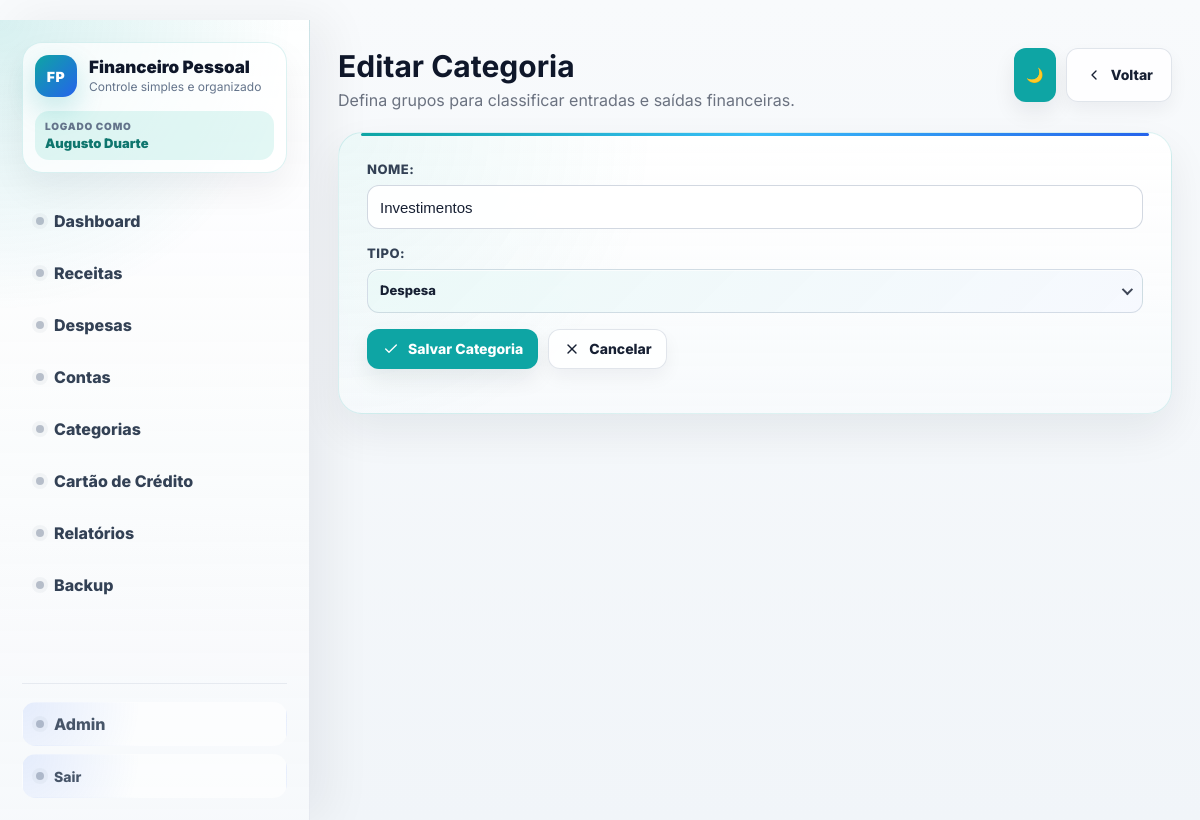
Page /categorias/9/editar/ (signed in) on the earlier database version.
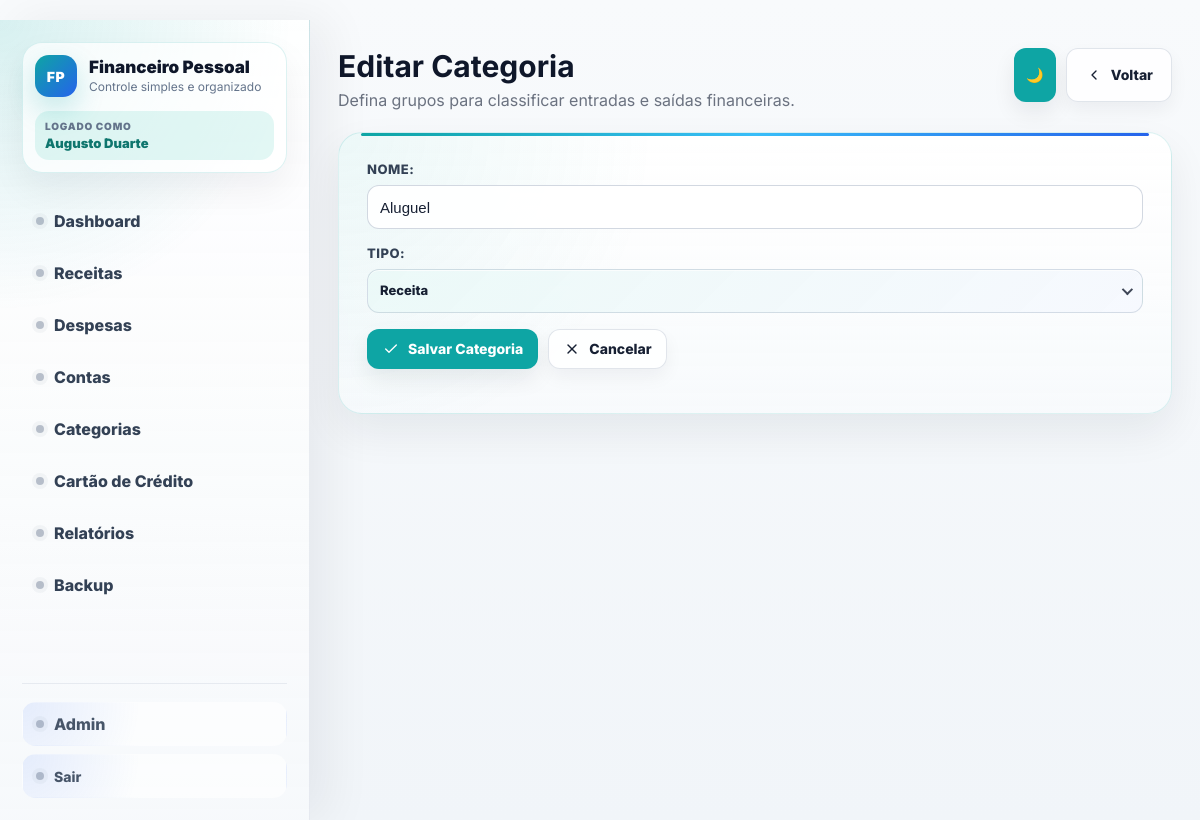
Same page on the later database version.
### financeiro/models.py (models this page shows, shortened)
class Categoria(models.Model):
    TIPO_CHOICES = [
        ('receita', 'Receita'),
        ('despesa', 'Despesa'),
    ]
    usuario = models.ForeignKey(settings.AUTH_USER_MODEL, on_delete=models.CASCADE, related_name='categorias_financeiras')
    nome = models.CharField('Nome', max_length=100)
    tipo = models.CharField(max_length=20, choices=TIPO_CHOICES)
    class Meta:
        verbose_name = 'Categoria'
        verbose_name_plural = 'Categorias'

### financeiro/views.py (the view)
# urls.py: path('categorias/<int:categoria_id>/editar/', login_required(views.editar_categoria), name='editar_categoria'),
def editar_categoria(request, categoria_id):
    categoria = get_object_or_404(Categoria, id=categoria_id, usuario=request.user)
    if request.method == 'POST':
        form = CategoriaForm(request.POST, instance=categoria)
        if form.is_valid():
            form.save()
            return redirect('lista_categorias')
    else:
        form = CategoriaForm(instance=categoria)
    contexto = {
        'form': form,
        'categoria': categoria,
    }
    return render(request, 'financeiro/form_categoria.html', contexto)

### financeiro/forms.py
class CategoriaForm(forms.ModelForm):
    class Meta:
        model = Categoria
        fields = ['nome', 'tipo']
        labels = {
            'nome': 'Nome',
            'tipo': 'Tipo',
        }

### financeiro/templates/financeiro/form_categoria.html (shortened to what this page needs)
﻿{% extends 'financeiro/base.html' %}
{% block page_title %}{% if categoria %}Editar Categoria{% else %}Nova Categoria{% endif %}{% endblock %}
{% block page_subtitle %}Defina grupos para classificar entradas e saídas financeiras.{% endblock %}
{% block page_actions %}
    <a href="/categorias/" class="btn btn-light"><span class="btn-icon"><svg viewBox="0 0 24 24" stroke-width="2" stroke-linecap="round" stroke-linejoin="round"><path d="M15 18l-6-6 6-6"></path></svg></span>Voltar</a>
{% endblock %}
{% block content %}
<section class="form-card">
    <form method="post">
        {{ form.as_p }}
        <div class="actions">
            <button type="submit" class="btn btn-success"><span class="btn-icon"><svg viewBox="0 0 24 24" stroke-width="2" stroke-linecap="round" stroke-linejoin="round"><path d="M20 6L9 17l-5-5"></path></svg></span>Salvar Categoria</button>
            <a href="/categorias/" class="btn btn-light"><span class="btn-icon"><svg viewBox="0 0 24 24" stroke-width="2" stroke-linecap="round" stroke-linejoin="round"><path d="M18 6L6 18"></path><path d="M6 6l12 12"></path></svg></span>Cancelar</a>
        </div>
    </form>
</section>
{% endblock %}

Differences in the rows shown:
changed Categoria: nome "Investimentos" → "Aluguel"
Other differences:
text no longer shown: "NOME: Despesa TIPO:"
text now shown: "NOME: Receita TIPO:"
